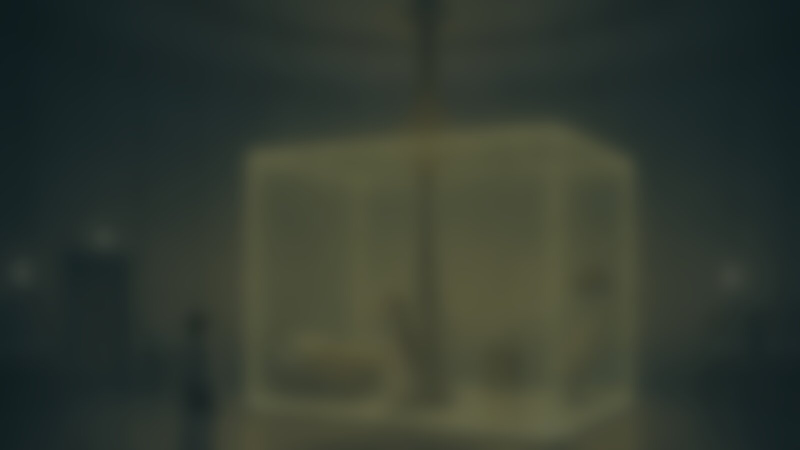
#> input picture gij/work/img/bg_night.jpg, 1600 x 900 px, given in place of frame_anim.jpg, which was not available (shown at 1/2 size)
$ python make_assets.py
#> lines starting #> are read from the running program, lines starting #| are printed output that depends on the picture; pictures that were not available may be replaced by others from this repository, and a replacement may not be noted
# 황금 큐브 글로우(엔딩), 영상 포스터(잉크 테두리 원 + 황금 삼각형)
from PIL import Image, ImageDraw, ImageFilter
import os
os.chdir(os.path.join(os.path.dirname(__file__), ".."))
O = "work/img"
GOLD = (222, 178, 84)

# 큐브: 정사각 프레임 + 안쪽 은은한 빛 + 위에서 내려오는 케이블 다발
S = 1200
glow = Image.new("RGBA", (S, S), (0, 0, 0, 0)); g = ImageDraw.Draw(glow)
#> after `glow = Image.new('RGBA', (S, S), (0, 0, 0, 0))`: glow: PIL image 1200x1200 RGBA; every value is 0
a, b = 270, 930
g.rectangle([a, a, b, b], fill=GOLD + (60,), outline=GOLD + (255,), width=40)
glow = glow.filter(ImageFilter.GaussianBlur(34))
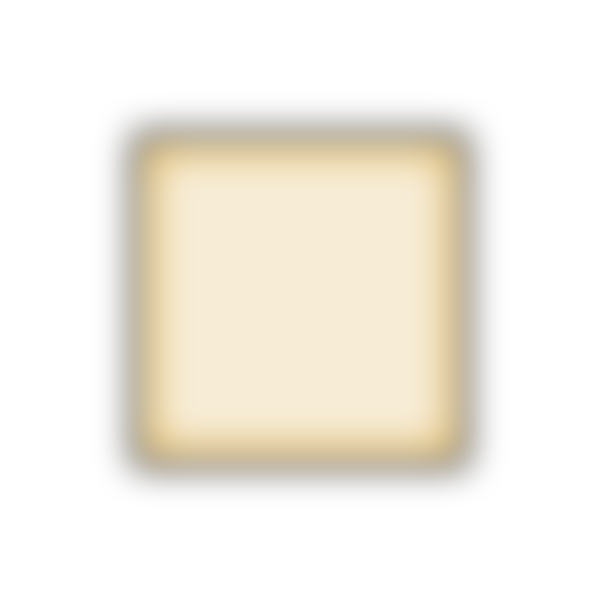
#> glow: PIL image 1200x1200 RGBA (shown at 1/2 size); mean R, G, B, A 67.4, 54, 25.5, 31.7; transparent parts drawn white
top = Image.new("RGBA", (S, S), (0, 0, 0, 0)); d = ImageDraw.Draw(top)
d.rectangle([a, a, b, b], outline=(255, 226, 150, 255), width=7)
for i, x in enumerate(range(560, 660, 14)):
    d.line([(x, 0), (x + (i % 3 - 1) * 10, a)], fill=(205, 170, 95, 200), width=4)
Image.alpha_composite(glow, top).save(f"{O}/cube.png")
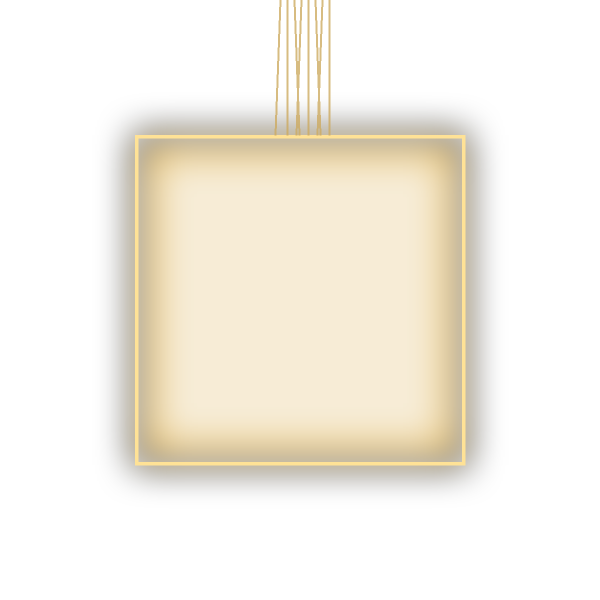
#> saved as cube.png: PIL image 1200x1200 RGBA (shown at 1/2 size); mean R, G, B, A 70.2, 56.6, 27.4, 34.6; transparent parts drawn white

def poster(src, name):
#> called with src = 'frame_anim', name = 'poster_anim'
    im = Image.open(f"{O}/{src}.jpg").convert("RGBA")
    w, h = im.size
#> w = 1600; h = 900
    im = Image.alpha_composite(im, Image.new("RGBA", (w, h), (14, 34, 37, 80)))
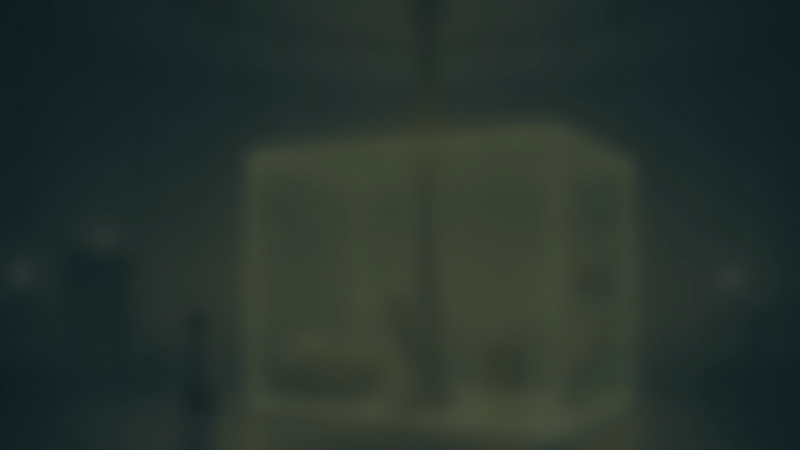
#> im: PIL image 1600x900 RGBA (shown at 1/2 size); mean R, G, B, A 39.2, 50.7, 44.8, 255
    d = ImageDraw.Draw(im)
    cx, cy, r = w // 2, h // 2, int(h * 0.16)
#> cx = 800; cy = 450; r = 144
    d.ellipse([cx - r, cy - r, cx + r, cy + r], fill=(239, 230, 214, 235), outline=(31, 27, 22, 255), width=8)
    s = r * 0.48
#> s = 69.12
    d.polygon([(cx - s * 0.65, cy - s), (cx - s * 0.65, cy + s), (cx + s * 1.05, cy)], fill=(196, 146, 40, 255))
    im.convert("RGB").save(f"{O}/{name}.jpg", quality=88)
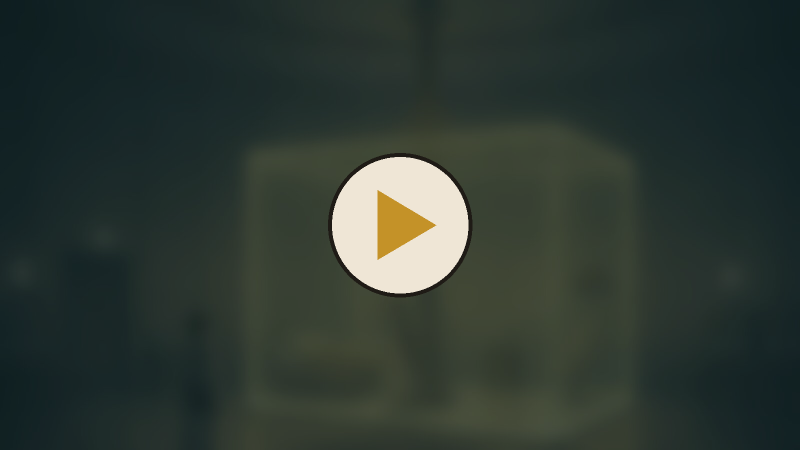
#> saved as poster_anim.jpg: PIL image 1600x900 RGB (shown at 1/2 size); mean R, G, B 46.1, 56.7, 50.2
poster("frame_anim", "poster_anim")
poster("frame_rot", "poster_rot")
#> call 2 of poster, with src = 'frame_rot', name = 'poster_rot'
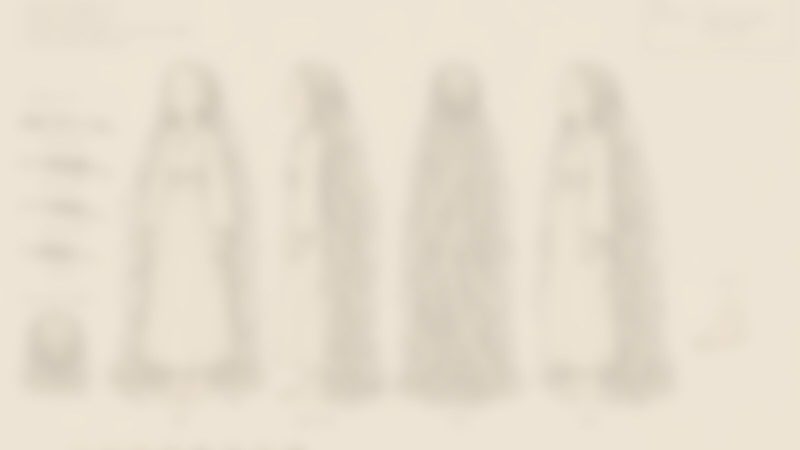
#> input picture gij/work/img/bg_parch.jpg, 1600 x 900 px, given in place of frame_rot.jpg, which was not available (shown at 1/2 size)
#> in poster (call 2), `im = Image.alpha_composite(im, Image.new("RGBA", (w, h), (14, 34, 37, ..`:
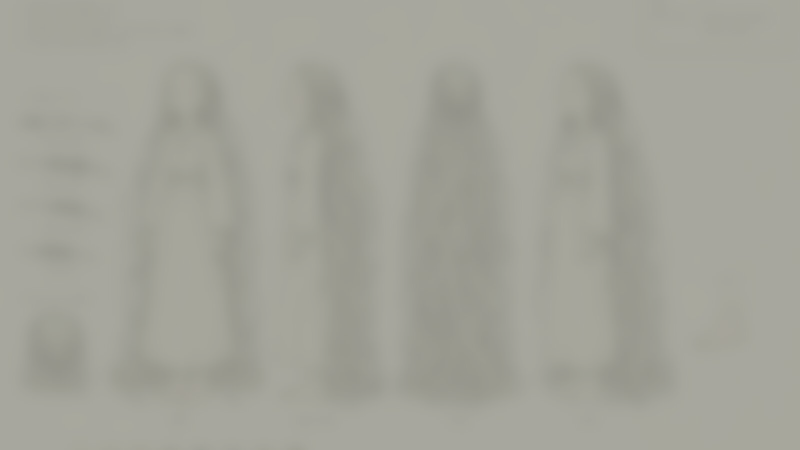
#> im: PIL image 1600x900 RGBA (shown at 1/2 size); mean R, G, B, A 163, 163, 153.3, 255
#> in poster (call 2), `im.convert("RGB").save(f"{O}/{name}.jpg", quality=88)`:
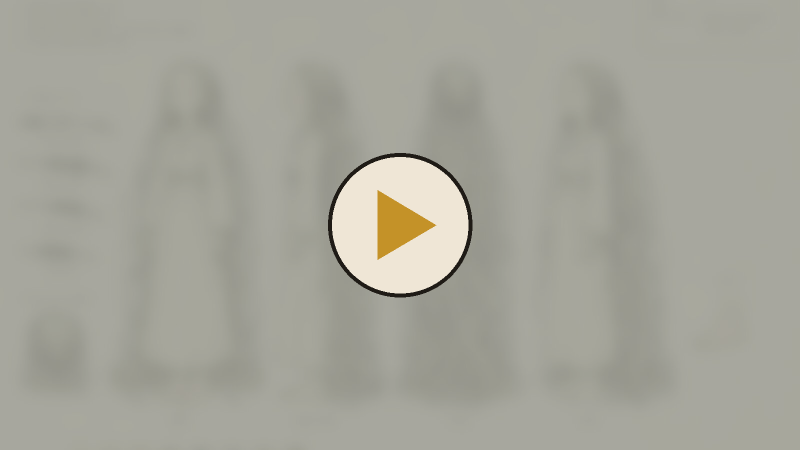
#> saved as poster_rot.jpg: PIL image 1600x900 RGB (shown at 1/2 size); mean R, G, B 165.4, 164.9, 154.4
